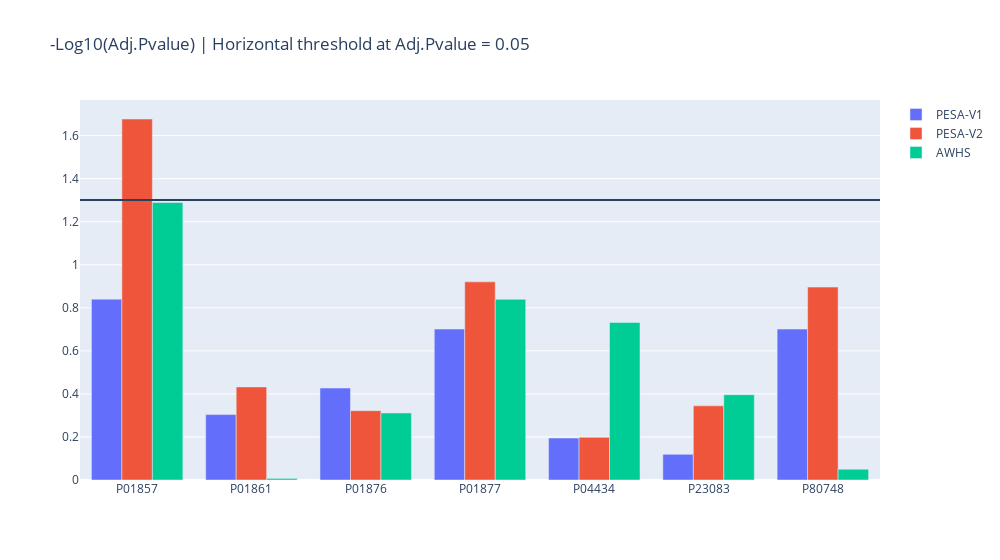

Notebook source saved alongside this figure:
### Code cell
fig = go.Figure()

fig.add_trace(go.Bar(
    x=q,
    y=-np.log10(limma.pv1.loc[q, 'adj.P.Val'],),
    name='PESA-V1'
))

fig.add_trace(go.Bar(
    x=q,
    y=-np.log10(limma.pv2.loc[q, 'adj.P.Val']),
    name='PESA-V2'
))

fig.add_trace(go.Bar(
    x=q,
    y=-np.log10(limma.awh.loc[q, 'adj.P.Val']),
    name='AWHS'
))

fig.add_hline(-np.log10(0.05))

fig.update_layout(width=1000, title='-Log10(Adj.Pvalue) | Horizontal threshold at Adj.Pvalue = 0.05')
fig.show()

### Figure 1 — Plotly figure (JSON) as saved in the notebook; plotly's stock layout.template omitted (floating-point values rounded to 4 significant figures)
{"data": [{"name": "PESA-V1", "type": "bar", "x": ["P01857", "P01861", "P01876", "P01877", "P04434", "P23083", "P80748"], "y": [0.8402, 0.3039, 0.4272, 0.7011, 0.1948, 0.1194, 0.7011]}, {"name": "PESA-V2", "type": "bar", "x": ["P01857", "P01861", "P01876", "P01877", "P04434", "P23083", "P80748"], "y": [1.677, 0.4327, 0.3222, 0.9207, 0.1984, 0.3445, 0.8963]}, {"name": "AWHS", "type": "bar", "x": ["P01857", "P01861", "P01876", "P01877", "P04434", "P23083", "P80748"], "y": [1.289, 0.007429, 0.3115, 0.8397, 0.7321, 0.3963, 0.05005]}], "layout": {"shapes": [{"type": "line", "x0": 0, "x1": 1, "xref": "x domain", "y0": 1.301, "y1": 1.301, "yref": "y"}], "title": {"text": "-Log10(Adj.Pvalue) | Horizontal threshold at Adj.Pvalue = 0.05"}, "width": 1000}}
